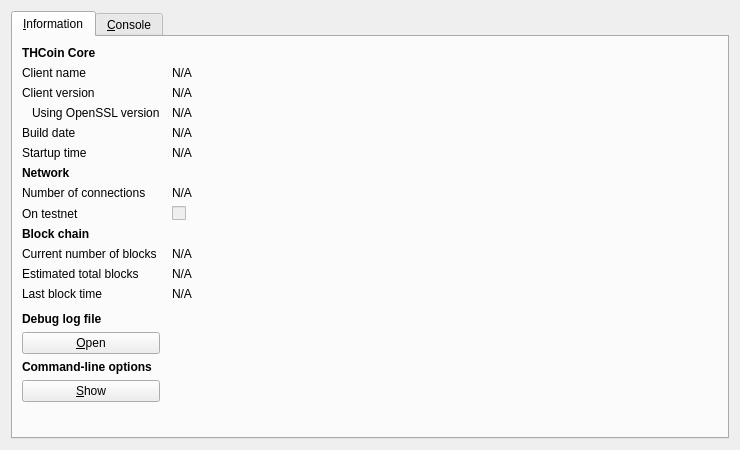
<?xml version="1.0" encoding="UTF-8"?>
<ui version="4.0">
 <class>RPCConsole</class>
 <widget class="QDialog" name="RPCConsole">
  <property name="geometry">
   <rect>
    <x>0</x>
    <y>0</y>
    <width>740</width>
    <height>450</height>
   </rect>
  </property>
  <property name="windowTitle">
   <string>Litecoin - Debug window</string>
  </property>
  <layout class="QVBoxLayout" name="verticalLayout_2">
   <item>
    <widget class="QTabWidget" name="tabWidget">
     <property name="currentIndex">
      <number>0</number>
     </property>
     <widget class="QWidget" name="tab_info">
      <attribute name="title">
       <string>&amp;Information</string>
      </attribute>
      <layout class="QGridLayout" name="gridLayout" columnstretch="0,1">
       <property name="horizontalSpacing">
        <number>12</number>
       </property>
       <item row="0" column="0">
        <widget class="QLabel" name="label_9">
         <property name="font">
          <font>
           <weight>75</weight>
           <bold>true</bold>
          </font>
         </property>
         <property name="text">
          <string>THCoin Core</string>
         </property>
        </widget>
       </item>
       <item row="1" column="0">
        <widget class="QLabel" name="label_5">
         <property name="text">
          <string>Client name</string>
         </property>
        </widget>
       </item>
       <item row="1" column="1">
        <widget class="QLabel" name="clientName">
         <property name="cursor">
          <cursorShape>IBeamCursor</cursorShape>
         </property>
         <property name="text">
          <string>N/A</string>
         </property>
         <property name="textFormat">
          <enum>Qt::PlainText</enum>
         </property>
         <property name="textInteractionFlags">
          <set>Qt::LinksAccessibleByMouse|Qt::TextSelectableByKeyboard|Qt::TextSelectableByMouse</set>
         </property>
        </widget>
       </item>
       <item row="2" column="0">
        <widget class="QLabel" name="label_6">
         <property name="text">
          <string>Client version</string>
         </property>
        </widget>
       </item>
       <item row="2" column="1">
        <widget class="QLabel" name="clientVersion">
         <property name="cursor">
          <cursorShape>IBeamCursor</cursorShape>
         </property>
         <property name="text">
          <string>N/A</string>
         </property>
         <property name="textFormat">
          <enum>Qt::PlainText</enum>
         </property>
         <property name="textInteractionFlags">
          <set>Qt::LinksAccessibleByMouse|Qt::TextSelectableByKeyboard|Qt::TextSelectableByMouse</set>
         </property>
        </widget>
       </item>
       <item row="3" column="0">
        <widget class="QLabel" name="label_14">
         <property name="text">
          <string>Using OpenSSL version</string>
         </property>
         <property name="indent">
          <number>10</number>
         </property>
        </widget>
       </item>
       <item row="3" column="1">
        <widget class="QLabel" name="openSSLVersion">
         <property name="cursor">
          <cursorShape>IBeamCursor</cursorShape>
         </property>
         <property name="text">
          <string>N/A</string>
         </property>
         <property name="textFormat">
          <enum>Qt::PlainText</enum>
         </property>
         <property name="textInteractionFlags">
          <set>Qt::LinksAccessibleByMouse|Qt::TextSelectableByKeyboard|Qt::TextSelectableByMouse</set>
         </property>
        </widget>
       </item>
       <item row="4" column="0">
        <widget class="QLabel" name="label_12">
         <property name="text">
          <string>Build date</string>
         </property>
        </widget>
       </item>
       <item row="4" column="1">
        <widget class="QLabel" name="buildDate">
         <property name="cursor">
          <cursorShape>IBeamCursor</cursorShape>
         </property>
         <property name="text">
          <string>N/A</string>
         </property>
         <property name="textFormat">
          <enum>Qt::PlainText</enum>
         </property>
         <property name="textInteractionFlags">
          <set>Qt::LinksAccessibleByMouse|Qt::TextSelectableByKeyboard|Qt::TextSelectableByMouse</set>
         </property>
        </widget>
       </item>
       <item row="5" column="0">
        <widget class="QLabel" name="label_13">
         <property name="text">
          <string>Startup time</string>
         </property>
        </widget>
       </item>
       <item row="5" column="1">
        <widget class="QLabel" name="startupTime">
         <property name="cursor">
          <cursorShape>IBeamCursor</cursorShape>
         </property>
         <property name="text">
          <string>N/A</string>
         </property>
         <property name="textFormat">
          <enum>Qt::PlainText</enum>
         </property>
         <property name="textInteractionFlags">
          <set>Qt::LinksAccessibleByMouse|Qt::TextSelectableByKeyboard|Qt::TextSelectableByMouse</set>
         </property>
        </widget>
       </item>
       <item row="6" column="0">
        <widget class="QLabel" name="label_11">
         <property name="font">
          <font>
           <weight>75</weight>
           <bold>true</bold>
          </font>
         </property>
         <property name="text">
          <string>Network</string>
         </property>
        </widget>
       </item>
       <item row="7" column="0">
        <widget class="QLabel" name="label_7">
         <property name="text">
          <string>Number of connections</string>
         </property>
        </widget>
       </item>
       <item row="7" column="1">
        <widget class="QLabel" name="numberOfConnections">
         <property name="cursor">
          <cursorShape>IBeamCursor</cursorShape>
         </property>
         <property name="text">
          <string>N/A</string>
         </property>
         <property name="textFormat">
          <enum>Qt::PlainText</enum>
         </property>
         <property name="textInteractionFlags">
          <set>Qt::LinksAccessibleByMouse|Qt::TextSelectableByKeyboard|Qt::TextSelectableByMouse</set>
         </property>
        </widget>
       </item>
       <item row="8" column="0">
        <widget class="QLabel" name="label_8">
         <property name="text">
          <string>On testnet</string>
         </property>
        </widget>
       </item>
       <item row="8" column="1">
        <widget class="QCheckBox" name="isTestNet">
         <property name="enabled">
          <bool>false</bool>
         </property>
         <property name="text">
          <string/>
         </property>
        </widget>
       </item>
       <item row="9" column="0">
        <widget class="QLabel" name="label_10">
         <property name="font">
          <font>
           <weight>75</weight>
           <bold>true</bold>
          </font>
         </property>
         <property name="text">
          <string>Block chain</string>
         </property>
        </widget>
       </item>
       <item row="10" column="0">
        <widget class="QLabel" name="label_3">
         <property name="text">
          <string>Current number of blocks</string>
         </property>
        </widget>
       </item>
       <item row="10" column="1">
        <widget class="QLabel" name="numberOfBlocks">
         <property name="cursor">
          <cursorShape>IBeamCursor</cursorShape>
         </property>
         <property name="text">
          <string>N/A</string>
         </property>
         <property name="textFormat">
          <enum>Qt::PlainText</enum>
         </property>
         <property name="textInteractionFlags">
          <set>Qt::LinksAccessibleByMouse|Qt::TextSelectableByKeyboard|Qt::TextSelectableByMouse</set>
         </property>
        </widget>
       </item>
       <item row="11" column="0">
        <widget class="QLabel" name="label_4">
         <property name="text">
          <string>Estimated total blocks</string>
         </property>
        </widget>
       </item>
       <item row="11" column="1">
        <widget class="QLabel" name="totalBlocks">
         <property name="cursor">
          <cursorShape>IBeamCursor</cursorShape>
         </property>
         <property name="text">
          <string>N/A</string>
         </property>
         <property name="textFormat">
          <enum>Qt::PlainText</enum>
         </property>
         <property name="textInteractionFlags">
          <set>Qt::LinksAccessibleByMouse|Qt::TextSelectableByKeyboard|Qt::TextSelectableByMouse</set>
         </property>
        </widget>
       </item>
       <item row="12" column="0">
        <widget class="QLabel" name="label_2">
         <property name="text">
          <string>Last block time</string>
         </property>
        </widget>
       </item>
       <item row="12" column="1">
        <widget class="QLabel" name="lastBlockTime">
         <property name="cursor">
          <cursorShape>IBeamCursor</cursorShape>
         </property>
         <property name="text">
          <string>N/A</string>
         </property>
         <property name="textFormat">
          <enum>Qt::PlainText</enum>
         </property>
         <property name="textInteractionFlags">
          <set>Qt::LinksAccessibleByMouse|Qt::TextSelectableByKeyboard|Qt::TextSelectableByMouse</set>
         </property>
        </widget>
       </item>
       <item row="13" column="0">
        <spacer name="verticalSpacer_2">
         <property name="orientation">
          <enum>Qt::Vertical</enum>
         </property>
         <property name="sizeHint" stdset="0">
          <size>
           <width>20</width>
           <height>20</height>
          </size>
         </property>
        </spacer>
       </item>
       <item row="14" column="0">
        <widget class="QLabel" name="labelDebugLogfile">
         <property name="font">
          <font>
           <weight>75</weight>
           <bold>true</bold>
          </font>
         </property>
         <property name="text">
          <string>Debug log file</string>
         </property>
        </widget>
       </item>
       <item row="15" column="0">
        <widget class="QPushButton" name="openDebugLogfileButton">
         <property name="toolTip">
          <string>Open the Litecoin debug log file from the current data directory. This can take a few seconds for large log files.</string>
         </property>
         <property name="text">
          <string>&amp;Open</string>
         </property>
         <property name="autoDefault">
          <bool>false</bool>
         </property>
        </widget>
       </item>
       <item row="16" column="0">
        <widget class="QLabel" name="labelCLOptions">
         <property name="font">
          <font>
           <weight>75</weight>
           <bold>true</bold>
          </font>
         </property>
         <property name="text">
          <string>Command-line options</string>
         </property>
        </widget>
       </item>
       <item row="17" column="0">
        <widget class="QPushButton" name="showCLOptionsButton">
         <property name="toolTip">
          <string>Show the Litecoin-Qt help message to get a list with possible Litecoin command-line options.</string>
         </property>
         <property name="text">
          <string>&amp;Show</string>
         </property>
         <property name="autoDefault">
          <bool>false</bool>
         </property>
        </widget>
       </item>
       <item row="18" column="0">
        <spacer name="verticalSpacer">
         <property name="orientation">
          <enum>Qt::Vertical</enum>
         </property>
         <property name="sizeHint" stdset="0">
          <size>
           <width>20</width>
           <height>40</height>
          </size>
         </property>
        </spacer>
       </item>
      </layout>
     </widget>
     <widget class="QWidget" name="tab_console">
      <attribute name="title">
       <string>&amp;Console</string>
      </attribute>
      <layout class="QVBoxLayout" name="verticalLayout_3">
       <property name="spacing">
        <number>3</number>
       </property>
       <item>
        <widget class="QTextEdit" name="messagesWidget">
         <property name="minimumSize">
          <size>
           <width>0</width>
           <height>100</height>
          </size>
         </property>
         <property name="readOnly">
          <bool>true</bool>
         </property>
         <property name="tabKeyNavigation" stdset="0">
          <bool>false</bool>
         </property>
         <property name="columnCount" stdset="0">
          <number>2</number>
         </property>
        </widget>
       </item>
       <item>
        <layout class="QHBoxLayout" name="horizontalLayout">
         <property name="spacing">
          <number>3</number>
         </property>
         <item>
          <widget class="QLabel" name="label">
           <property name="text">
            <string notr="true">&gt;</string>
           </property>
          </widget>
         </item>
         <item>
          <widget class="QLineEdit" name="lineEdit"/>
         </item>
         <item>
          <widget class="QPushButton" name="clearButton">
           <property name="maximumSize">
            <size>
             <width>24</width>
             <height>24</height>
            </size>
           </property>
           <property name="toolTip">
            <string>Clear console</string>
           </property>
           <property name="text">
            <string/>
           </property>
           <property name="icon">
            <iconset resource="../bitcoin.qrc">
             <normaloff>:/icons/remove</normaloff>:/icons/remove</iconset>
           </property>
           <property name="shortcut">
            <string notr="true">Ctrl+L</string>
           </property>
           <property name="autoDefault">
            <bool>false</bool>
           </property>
          </widget>
         </item>
        </layout>
       </item>
      </layout>
     </widget>
    </widget>
   </item>
  </layout>
 </widget>
 <resources>
  <include location="../bitcoin.qrc"/>
 </resources>
 <connections/>
</ui>
